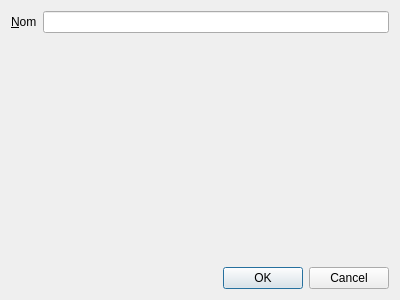
<?xml version="1.0" encoding="UTF-8"?>
<ui version="4.0">
 <class>AddLycee</class>
 <widget class="QDialog" name="AddLycee">
  <property name="geometry">
   <rect>
    <x>0</x>
    <y>0</y>
    <width>400</width>
    <height>300</height>
   </rect>
  </property>
  <property name="windowTitle">
   <string>Dialog</string>
  </property>
  <layout class="QGridLayout" name="gridLayout">
   <item row="1" column="0">
    <widget class="QDialogButtonBox" name="buttonBox">
     <property name="orientation">
      <enum>Qt::Horizontal</enum>
     </property>
     <property name="standardButtons">
      <set>QDialogButtonBox::Cancel|QDialogButtonBox::Ok</set>
     </property>
    </widget>
   </item>
   <item row="0" column="0">
    <layout class="QFormLayout" name="formLayout">
     <item row="0" column="0">
      <widget class="QLabel" name="labNom">
       <property name="text">
        <string>&amp;Nom</string>
       </property>
       <property name="buddy">
        <cstring>ledtNom</cstring>
       </property>
      </widget>
     </item>
     <item row="0" column="1">
      <widget class="QLineEdit" name="ledtNom"/>
     </item>
    </layout>
   </item>
  </layout>
 </widget>
 <resources/>
 <connections>
  <connection>
   <sender>buttonBox</sender>
   <signal>accepted()</signal>
   <receiver>AddLycee</receiver>
   <slot>accept()</slot>
   <hints>
    <hint type="sourcelabel">
     <x>248</x>
     <y>254</y>
    </hint>
    <hint type="destinationlabel">
     <x>157</x>
     <y>274</y>
    </hint>
   </hints>
  </connection>
  <connection>
   <sender>buttonBox</sender>
   <signal>rejected()</signal>
   <receiver>AddLycee</receiver>
   <slot>reject()</slot>
   <hints>
    <hint type="sourcelabel">
     <x>316</x>
     <y>260</y>
    </hint>
    <hint type="destinationlabel">
     <x>286</x>
     <y>274</y>
    </hint>
   </hints>
  </connection>
 </connections>
</ui>
